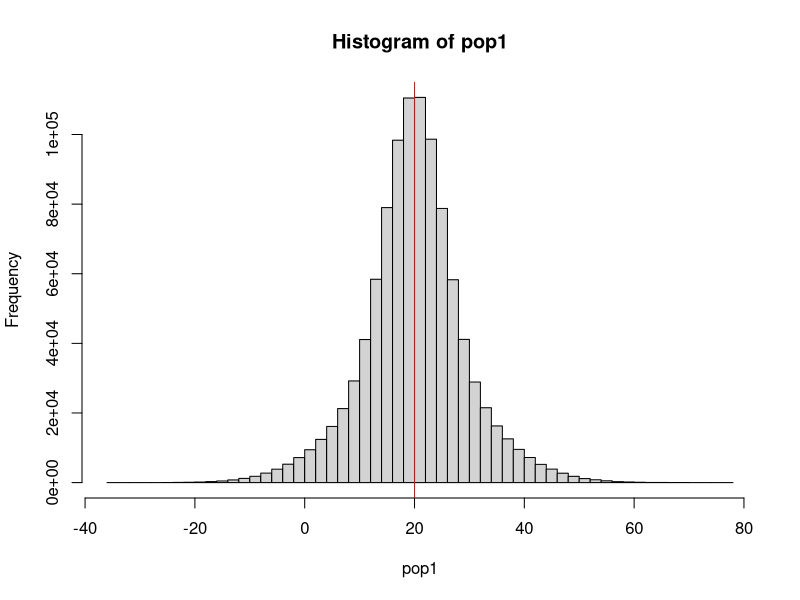
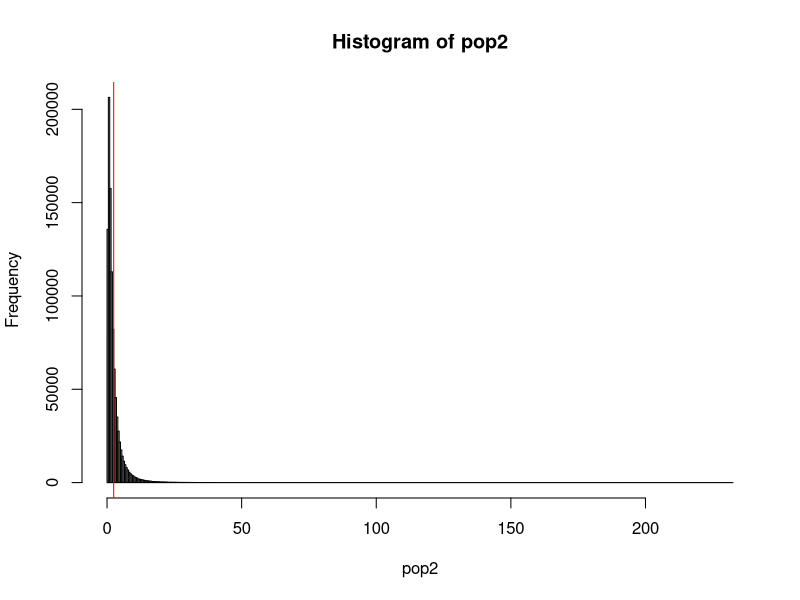

The R source for these figures, in order:
#The idea is to make at least two datasets, one should be a setting where bootstrapping and
#t-methods are effective (symmetric) and the other something where they might fail (skewed).
#Per Charlotte's suggestion the first simulated population will be from mixed distributions.
#A normal distribution provides the bulk of points in the center while a t-distribution
#contributes additional observations into the tails. The mean and sd of the normal and t-distributions
#are arbitrary.
library(here)
library(tidyverse)
norm1 <- rnorm(500000, mean=20, sd=12)
norm2 <- rnorm(500000, mean=20, sd=5)
pop1 <- c(norm1,norm2)
hist(pop1, breaks=50)
abline(v=mean(pop1),col="red")

pop2 <- rlnorm(1000000, meanlog=log(1.5), sdlog=1)
hist(pop2, breaks=500)
abline(v=mean(pop2),col="red")

write_rds(pop1, here("results", "pop1.rds"))
write_rds(pop2, here("results", "pop2.rds"))
